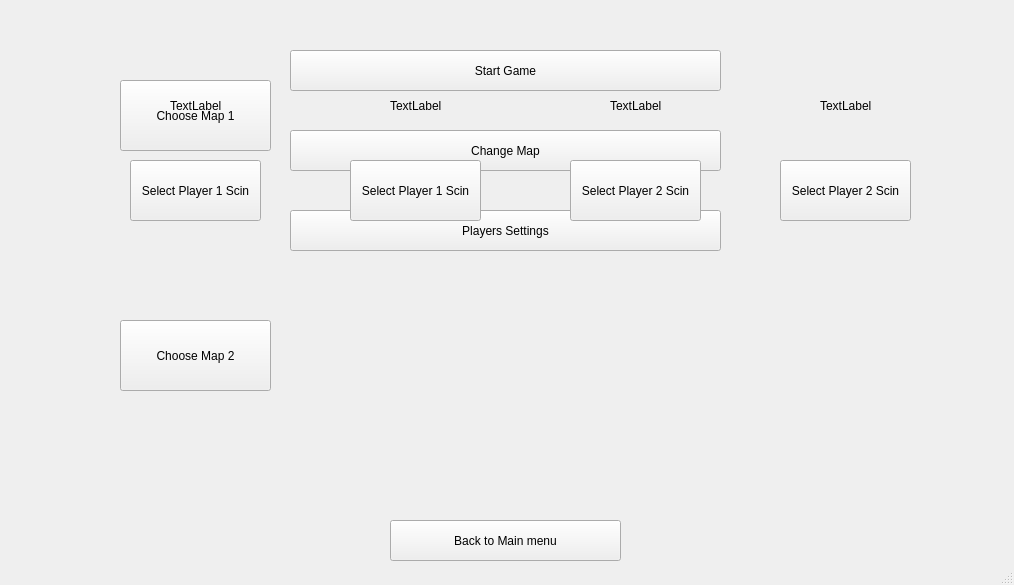
<?xml version="1.0" encoding="UTF-8"?>
<ui version="4.0">
 <class>MainWindow</class>
 <widget class="QMainWindow" name="MainWindow">
  <property name="geometry">
   <rect>
    <x>0</x>
    <y>0</y>
    <width>1014</width>
    <height>585</height>
   </rect>
  </property>
  <property name="windowTitle">
   <string>MainWindow</string>
  </property>
  <widget class="QWidget" name="centralwidget">
   <widget class="QPushButton" name="pushButton_1p">
    <property name="geometry">
     <rect>
      <x>290</x>
      <y>50</y>
      <width>431</width>
      <height>41</height>
     </rect>
    </property>
    <property name="text">
     <string>Start Game</string>
    </property>
   </widget>
   <widget class="QPushButton" name="ChangeMap">
    <property name="geometry">
     <rect>
      <x>290</x>
      <y>130</y>
      <width>431</width>
      <height>41</height>
     </rect>
    </property>
    <property name="text">
     <string>Change Map</string>
    </property>
   </widget>
   <widget class="QPushButton" name="PlayersSettings">
    <property name="geometry">
     <rect>
      <x>290</x>
      <y>210</y>
      <width>431</width>
      <height>41</height>
     </rect>
    </property>
    <property name="text">
     <string>Players Settings</string>
    </property>
   </widget>
   <widget class="QPushButton" name="Back">
    <property name="geometry">
     <rect>
      <x>390</x>
      <y>520</y>
      <width>231</width>
      <height>41</height>
     </rect>
    </property>
    <property name="text">
     <string>Back to Main menu</string>
    </property>
   </widget>
   <widget class="QPushButton" name="map1">
    <property name="geometry">
     <rect>
      <x>120</x>
      <y>80</y>
      <width>151</width>
      <height>71</height>
     </rect>
    </property>
    <property name="text">
     <string>Choose Map 1</string>
    </property>
   </widget>
   <widget class="QLabel" name="map1picture">
    <property name="geometry">
     <rect>
      <x>570</x>
      <y>40</y>
      <width>281</width>
      <height>181</height>
     </rect>
    </property>
    <property name="text">
     <string/>
    </property>
    <property name="pixmap">
     <pixmap>Images/map1.png</pixmap>
    </property>
    <property name="scaledContents">
     <bool>true</bool>
    </property>
   </widget>
   <widget class="QPushButton" name="map2">
    <property name="geometry">
     <rect>
      <x>120</x>
      <y>320</y>
      <width>151</width>
      <height>71</height>
     </rect>
    </property>
    <property name="text">
     <string>Choose Map 2</string>
    </property>
   </widget>
   <widget class="QPushButton" name="Scin1">
    <property name="geometry">
     <rect>
      <x>130</x>
      <y>160</y>
      <width>131</width>
      <height>61</height>
     </rect>
    </property>
    <property name="text">
     <string>Select Player 1 Scin</string>
    </property>
   </widget>
   <widget class="QLabel" name="Scin1picture">
    <property name="geometry">
     <rect>
      <x>170</x>
      <y>80</y>
      <width>51</width>
      <height>51</height>
     </rect>
    </property>
    <property name="text">
     <string>TextLabel</string>
    </property>
    <property name="scaledContents">
     <bool>true</bool>
    </property>
   </widget>
   <widget class="QLabel" name="map2picture">
    <property name="geometry">
     <rect>
      <x>570</x>
      <y>270</y>
      <width>281</width>
      <height>181</height>
     </rect>
    </property>
    <property name="text">
     <string/>
    </property>
    <property name="pixmap">
     <pixmap>Images/map1.png</pixmap>
    </property>
    <property name="scaledContents">
     <bool>true</bool>
    </property>
   </widget>
   <widget class="QPushButton" name="Scin1_2">
    <property name="geometry">
     <rect>
      <x>350</x>
      <y>160</y>
      <width>131</width>
      <height>61</height>
     </rect>
    </property>
    <property name="text">
     <string>Select Player 1 Scin</string>
    </property>
   </widget>
   <widget class="QPushButton" name="Scin2_2">
    <property name="geometry">
     <rect>
      <x>780</x>
      <y>160</y>
      <width>131</width>
      <height>61</height>
     </rect>
    </property>
    <property name="text">
     <string>Select Player 2 Scin</string>
    </property>
   </widget>
   <widget class="QPushButton" name="Scin2">
    <property name="geometry">
     <rect>
      <x>570</x>
      <y>160</y>
      <width>131</width>
      <height>61</height>
     </rect>
    </property>
    <property name="text">
     <string>Select Player 2 Scin</string>
    </property>
   </widget>
   <widget class="QLabel" name="Scin1picture2">
    <property name="geometry">
     <rect>
      <x>390</x>
      <y>80</y>
      <width>51</width>
      <height>51</height>
     </rect>
    </property>
    <property name="text">
     <string>TextLabel</string>
    </property>
    <property name="scaledContents">
     <bool>true</bool>
    </property>
   </widget>
   <widget class="QLabel" name="Scin2picture">
    <property name="geometry">
     <rect>
      <x>610</x>
      <y>80</y>
      <width>51</width>
      <height>51</height>
     </rect>
    </property>
    <property name="text">
     <string>TextLabel</string>
    </property>
    <property name="scaledContents">
     <bool>true</bool>
    </property>
   </widget>
   <widget class="QLabel" name="Scin2picture2">
    <property name="geometry">
     <rect>
      <x>820</x>
      <y>80</y>
      <width>51</width>
      <height>51</height>
     </rect>
    </property>
    <property name="text">
     <string>TextLabel</string>
    </property>
    <property name="scaledContents">
     <bool>true</bool>
    </property>
   </widget>
   <zorder>pushButton_1p</zorder>
   <zorder>ChangeMap</zorder>
   <zorder>PlayersSettings</zorder>
   <zorder>Back</zorder>
   <zorder>map2</zorder>
   <zorder>Scin1</zorder>
   <zorder>map1</zorder>
   <zorder>map1picture</zorder>
   <zorder>Scin1picture</zorder>
   <zorder>map2picture</zorder>
   <zorder>Scin1_2</zorder>
   <zorder>Scin2_2</zorder>
   <zorder>Scin2</zorder>
   <zorder>Scin1picture2</zorder>
   <zorder>Scin2picture</zorder>
   <zorder>Scin2picture2</zorder>
  </widget>
  <widget class="QMenuBar" name="menubar">
   <property name="geometry">
    <rect>
     <x>0</x>
     <y>0</y>
     <width>1014</width>
     <height>26</height>
    </rect>
   </property>
  </widget>
  <widget class="QStatusBar" name="statusbar"/>
 </widget>
 <resources/>
 <connections/>
</ui>
